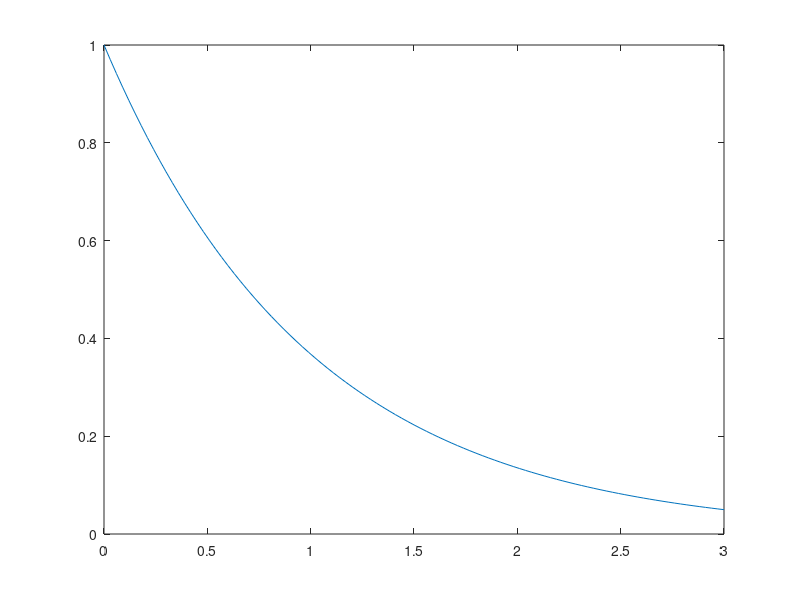
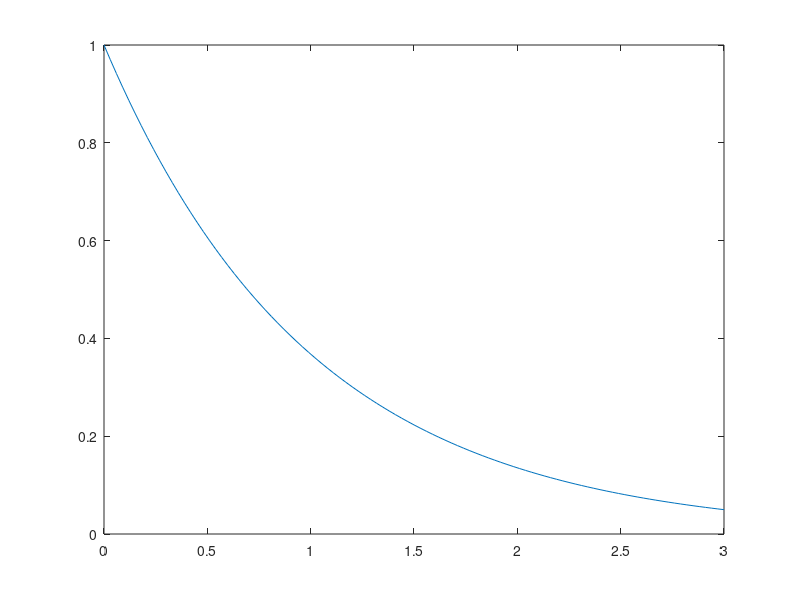

The MATLAB script that drew these images, in order:
clear
figure(1)
dx=3/100;
for i = 1:101
    x(i)=(i-1)*dx;
    y(i)=exp(-x(i));
end
plot(x,y)
figure(2)
clear
x=linspace(0,3,101);
y=exp(-x);
plot(x,y)
